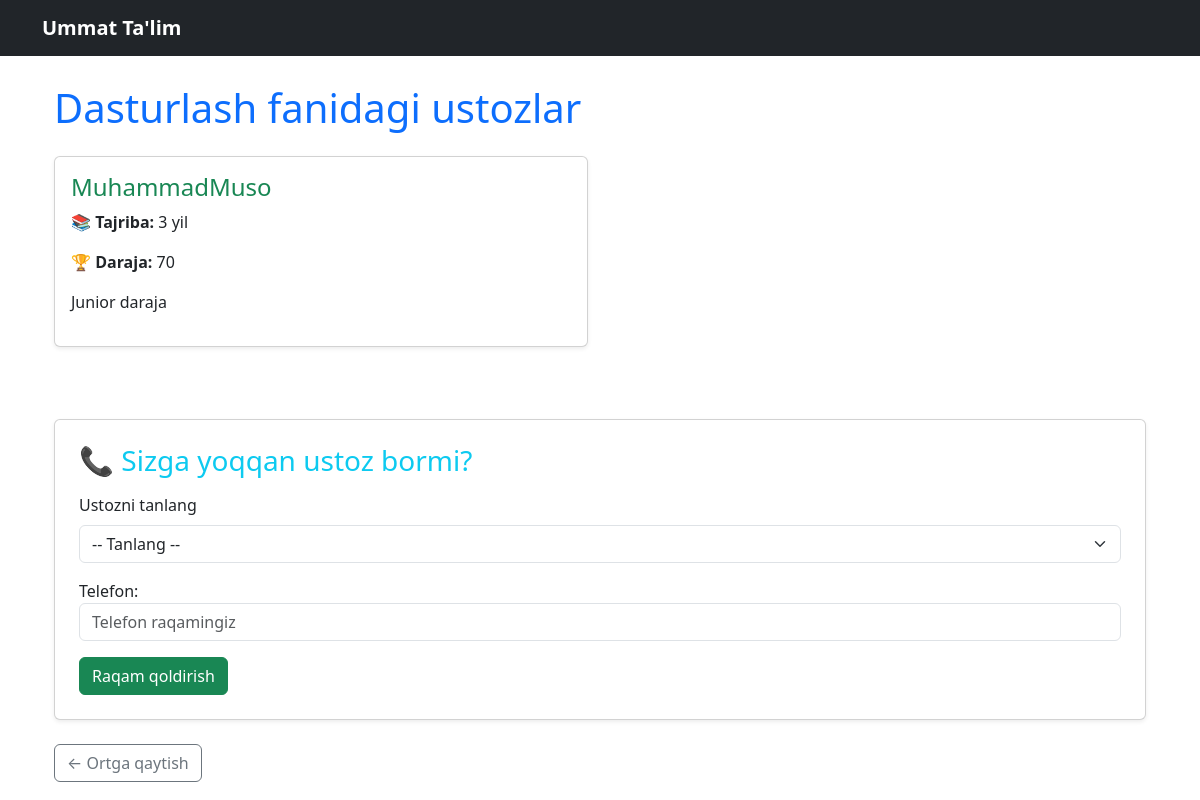
The app's page /fan/2/, older data.
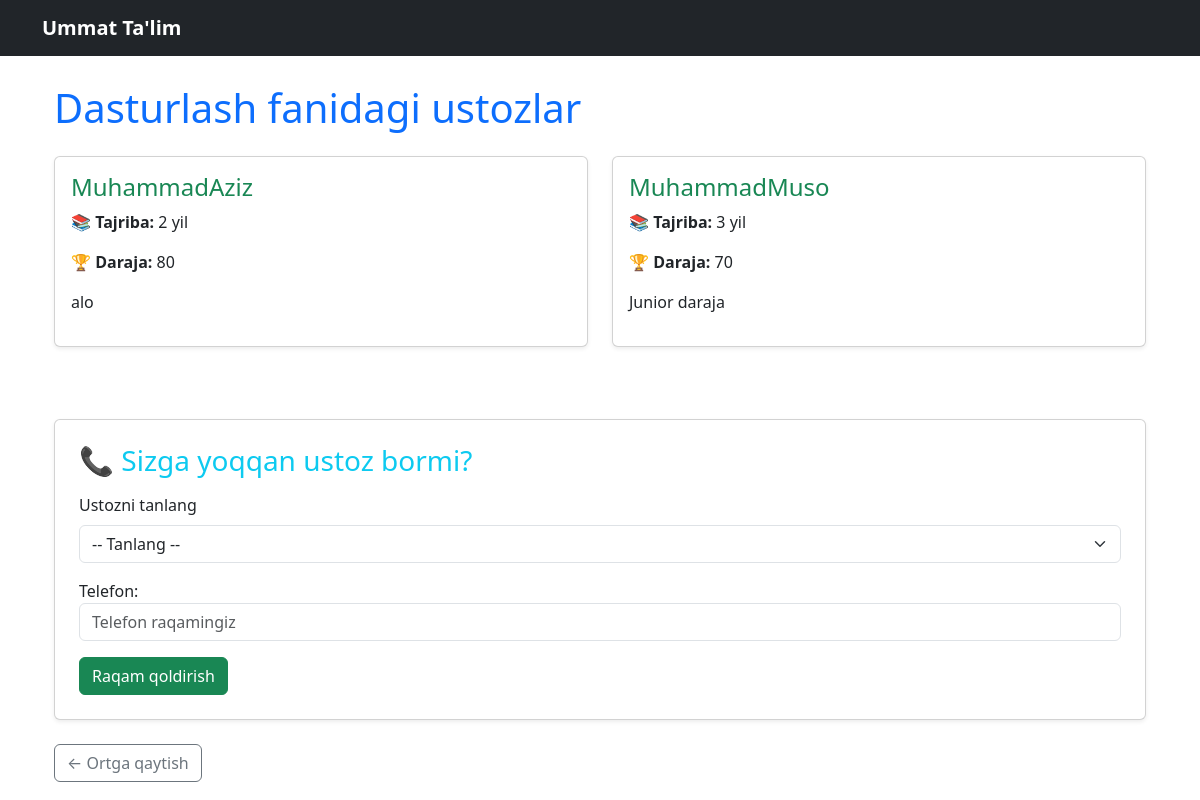
The same page, newer data.
### core/models.py (models this page shows, shortened)
class Ustoz(models.Model):
    ism = models.CharField(max_length=100)
    tajriba_yil = models.IntegerField()
    daraja = models.IntegerField(help_text="Daraja qancha yuqori bo`lsa, shuncha yuqoriga chiqadi: ")
    tavsif = models.TextField()
    fan = models.ForeignKey(Fan, on_delete=models.CASCADE)

### core/views.py (the view)
# urls.py: path('fan/<int:fan_id>/', views.ustozlar, name='ustozlar'),
def ustozlar(request, fan_id):
    fan = get_object_or_404(Fan, id=fan_id)
    ustozlar = Ustoz.objects.filter(fan=fan).order_by('-daraja')
    if request.method == 'POST':
        ustoz_id = request.POST.get('ustoz_id')
        ustoz = get_object_or_404(Ustoz, id=ustoz_id)
        form = AloqaForm(request.POST)
        if form.is_valid():
            aloqa = form.save(commit=False)
            aloqa.ustoz = ustoz
            aloqa.save()
            messages.success(request, "Raqamingiz muvaffaqiyatli qabul qilindi!")
            return redirect('ustozlar', fan_id=fan_id)
    else:
        form = AloqaForm()
    return render(request, 'core/ustozlar.html', {'fan': fan, 'ustozlar': ustozlar, 'form': form})

### core/forms.py
class AloqaForm(forms.ModelForm):
    class Meta:
        model = Aloqa
        fields = ['telefon']
        widgets = {
            'telefon': forms.TextInput(attrs={'class': 'form-control', 'placeholder': 'Telefon raqamingiz'}),
        }

### core/templates/core/ustozlar.html (shortened to what this page needs)
{% extends 'core/base.html' %}
{% block content %}
<div class="container">
    <h1 class="mb-4 text-primary">{{ fan.nomi }} fanidagi ustozlar</h1>
    <div class="row">
        {% for ustoz in ustozlar %}
        <div class="col-md-6 mb-4">
            <div class="card shadow-sm h-100">
                <div class="card-body">
                    <h4 class="card-title text-success">{{ ustoz.ism }}</h4>
                    <p><strong>📚 Tajriba:</strong> {{ ustoz.tajriba_yil }} yil</p>
                    <p><strong>🏆 Daraja:</strong> {{ ustoz.daraja }}</p>
                    <p>{{ ustoz.tavsif }}</p>
                </div>
            </div>
        </div>
        {% empty %}
        <p class="text-muted">Bu fandan hozircha ustoz mavjud emas.</p>
        {% endfor %}
    </div>
    <div class="card mt-5 p-4 shadow-sm">
        <h3 class="mb-3 text-info">📞 Sizga yoqqan ustoz bormi?</h3>
        <form method="post">
            <div class="mb-3">
                <label for="ustoz_id" class="form-label">Ustozni tanlang</label>
                <select name="ustoz_id" id="ustoz_id" class="form-select" required>
                    <option value="">-- Tanlang --</option>
                </select>
            </div>
            {{ form.as_p }}
            <button type="submit" class="btn btn-success">Raqam qoldirish</button>
        </form>
    </div>
    <p class="mt-4"><a href="/" class="btn btn-outline-secondary">← Ortga qaytish</a></p>
</div>
{% endblock %}

Row changes from the older to the newer data that the page shows:
added Ustoz: ism "MuhammadAziz", tajriba_yil "2", daraja "80", tavsif "alo"
